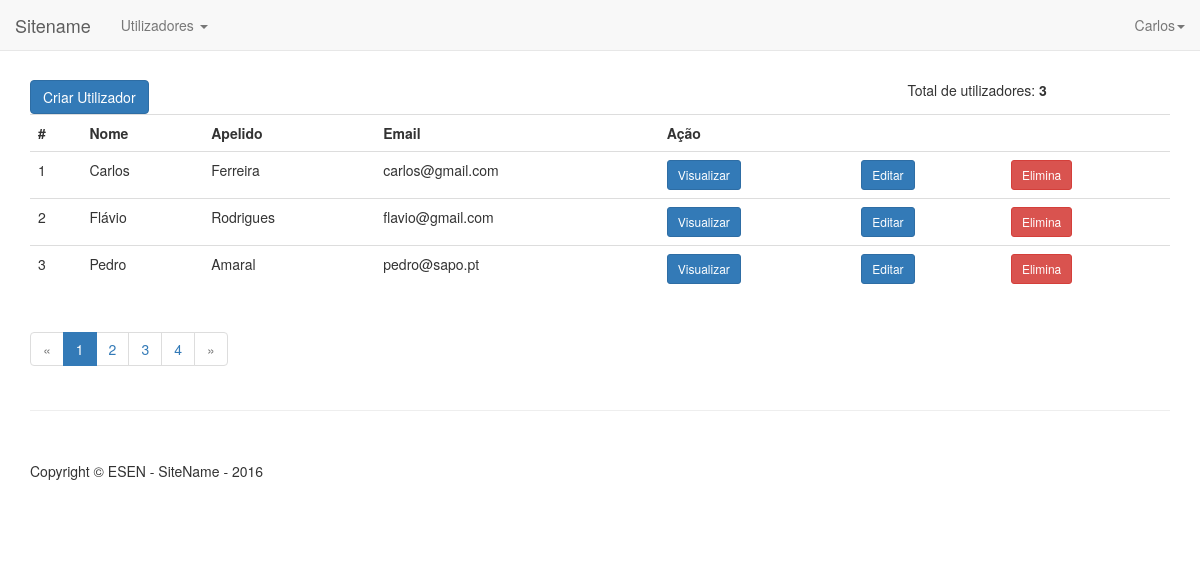
The app's page /admin/dashboard.php (signed in) with its own data.
### tables this page shows
CREATE TABLE `utilizadores` (
  `user_id` int(11) NOT NULL,
  `user_nome` varchar(45) NOT NULL,
  `user_apelido` varchar(45) NOT NULL,
  `user_email` varchar(45) NOT NULL,
  `user_senha` varchar(45) NOT NULL,
  `user_dataregisto` datetime NOT NULL
);

### admin/dashboard.php (the view, shortened to what this page needs)
<?php
	include_once('../includes/header.php');
    include_once('../ligaDB.php');
    $sql = "SELECT user_apelido, user_nome, user_dataregisto, user_id, user_email ";
    $sql .= "FROM utilizadores ORDER BY user_id ASC";
    $resultado = @mysqli_query ($dbc, $sql);
    $num = mysqli_num_rows($resultado);
?>
    <div class="container">
      	<div class="row">
      		<div class="col-md-9">
      			<a class="btn btn-primary" href="registar.php" role="button">Criar Utilizador</a>
      		</div>
      		<div class="col-md-3">
      			<p>Total de utilizadores: <strong><?php echo $num; ?></strong> </p>
      		</div>
      	</div>
        <div class="row">
            <div class="col-md-12">
            <?php
                if ($num > 0)
                {
                    echo '<table class="table table-hover">';
                    echo '<tr>';
                    echo '<th>#</th>
                          <th>Nome</th>
                          <th>Apelido</th>
                          <th>Email</th>
						  <th colspan="3">Ação</th>';
                    echo '</tr>';
                    while ($row = mysqli_fetch_array($resultado, MYSQLI_ASSOC))
                    {
                        echo '<tr>
                        <td>' . $row['user_id'] . '</td>
                        <td>' . $row['user_nome'] . '</td>
                        <td>' . $row['user_apelido'] . '</td>
                        <td>' . $row['user_email'] . '</td>
						<td> <a class="btn btn-primary btn-sm" role="button" href="visualizar.php?id=' . $row['user_id'] . '">Visualizar</a></td>
                        <td> <a class="btn btn-primary btn-sm" role="button" href="editar.php?id=' . $row['user_id'] . '">Editar</a></td>
                        <td> <a class="btn btn-danger btn-sm" role="button" href="apagar.php?id=' . $row['user_id'] . '">Elimina</a></td>
                        </tr>';
                    }
                    echo '</table>';
                }
                else {
                    echo '<div class="alert alert-danger" role="alert">Não existem utilizadores na base de dados</div>';
                }
            ?>
            </div>
        </div>
        <div class="row">
        	<div class="col-md-12">
				<nav aria-label="Page navigation">
					<ul class="pagination">
						<li class="disabled"><a href="#" aria-label="Previous"><span aria-hidden="true">&laquo;</span></a></li>
						<li class="active"><a href="#">1 <span class="sr-only">(current)</span></a></li>
						<li><a href="#">2 <span class="sr-only">(current)</span></a></li>
						<li><a href="#">3 <span class="sr-only">(current)</span></a></li>
						<li><a href="#">4 <span class="sr-only">(current)</span></a></li>
						<li class="disabled"><a href="#" aria-label="Next"><span aria-hidden="true">&raquo;</span></a></li>
					</ul>
				</nav>
        	</div>
        </div>
    </div>
<?php include_once('../includes/footer.php'); ?>

### css/estilos.css (style rules this page uses)
body { padding-top: 80px; }

### records on screen
utilizadores: user_id "1", user_nome "Carlos", user_apelido "Ferreira", user_email "carlos@gmail.com"
utilizadores: user_id "2", user_nome "Flávio", user_apelido "Rodrigues", user_email "flavio@gmail.com"
utilizadores: user_id "3", user_nome "Pedro", user_apelido "Amaral", user_email "pedro@sapo.pt"

### other values on screen
$_SESSION['user_nome'] "Carlos"
$num "3"
